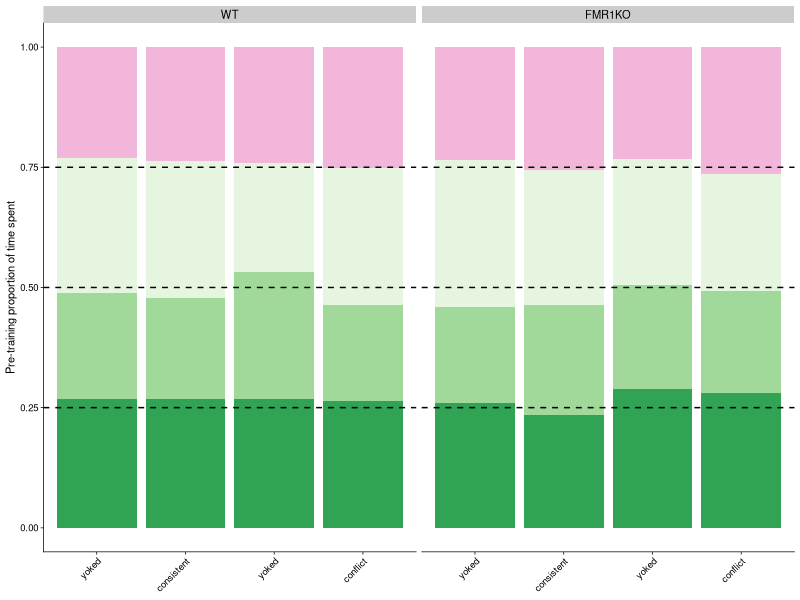
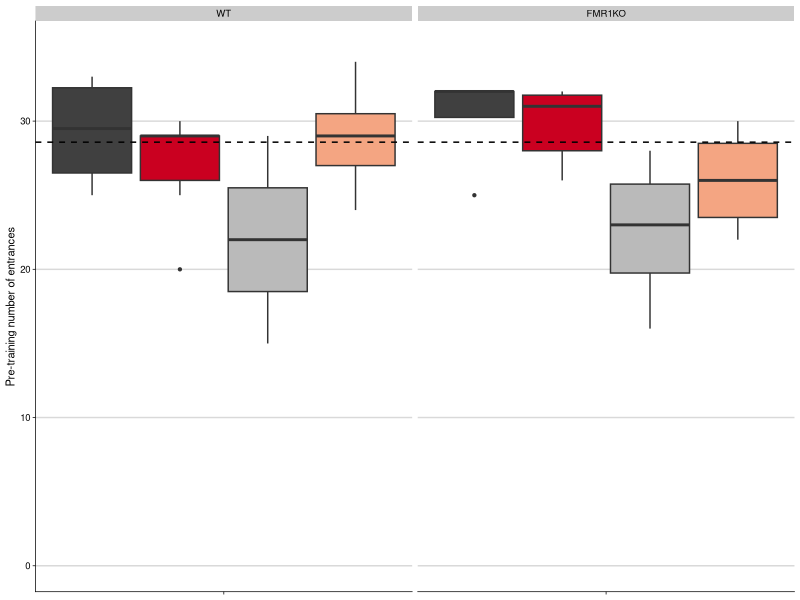
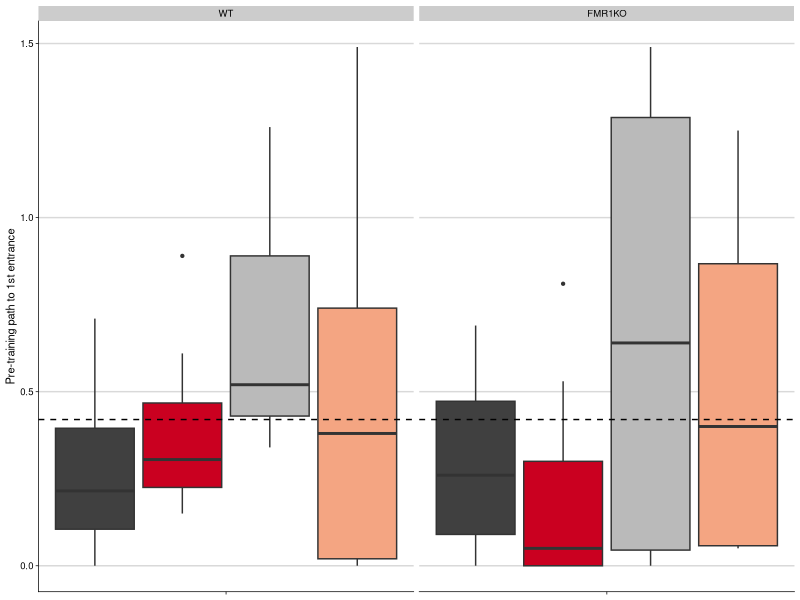
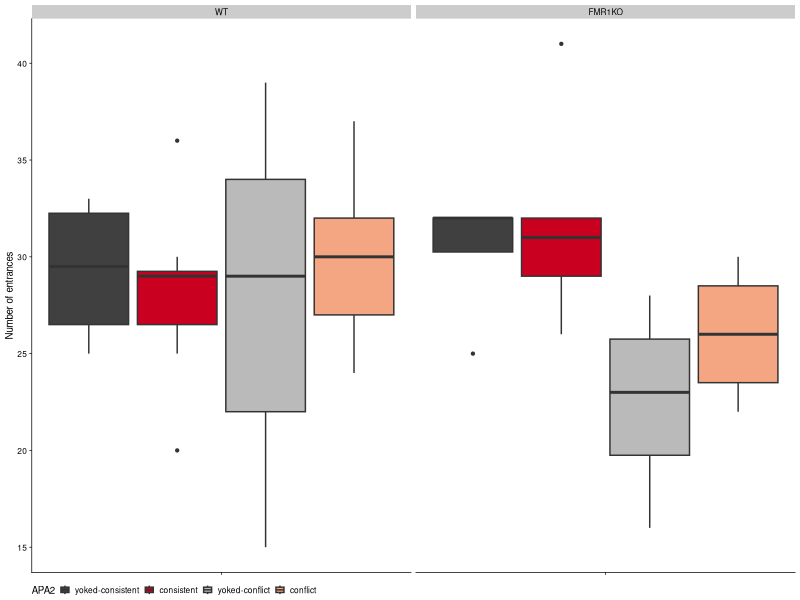
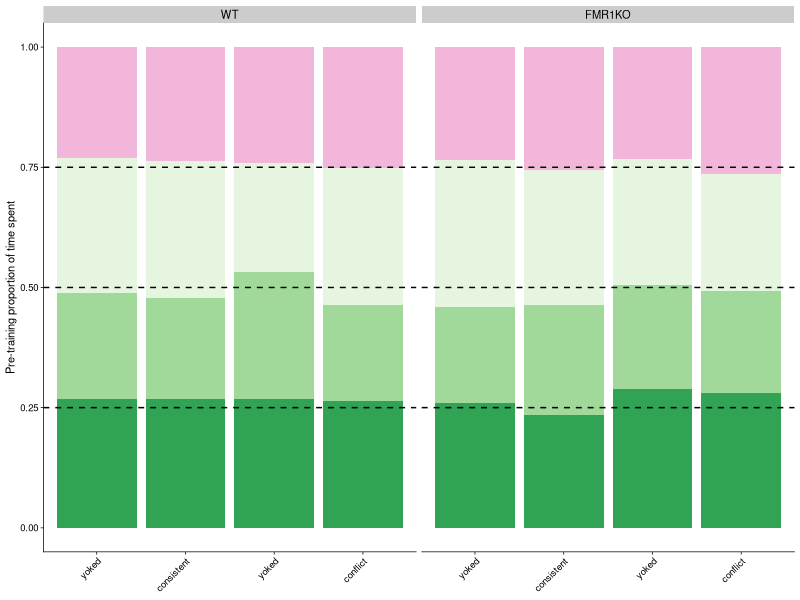
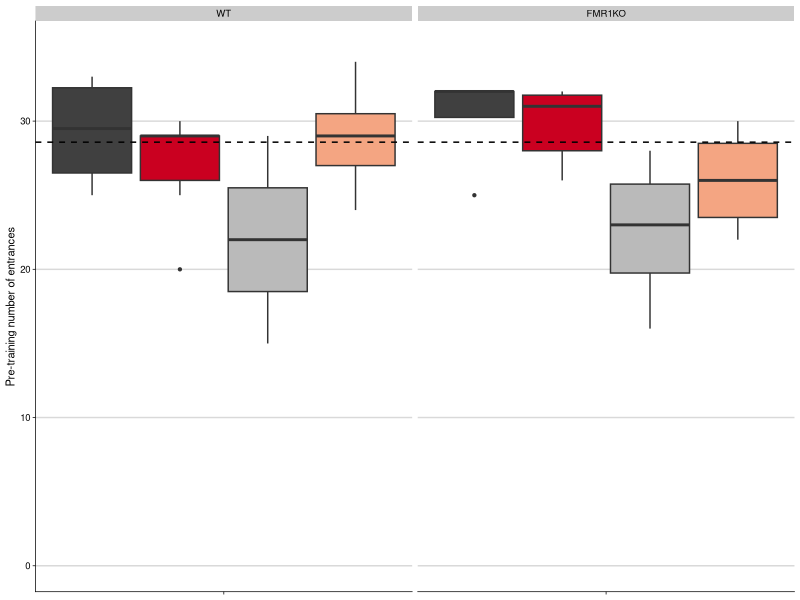
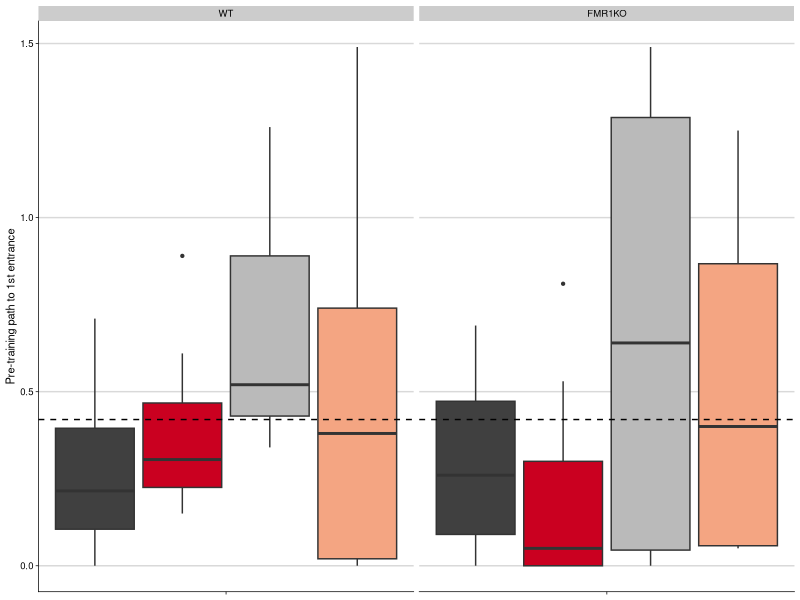
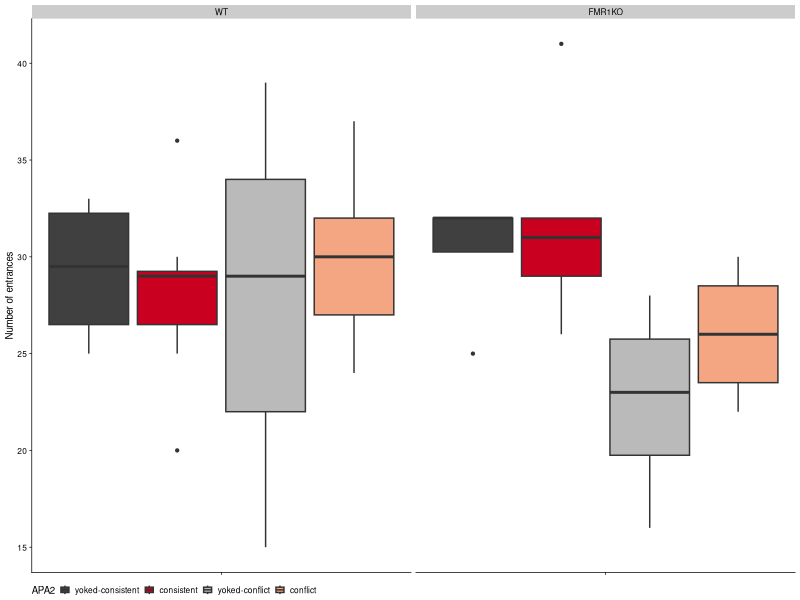

Source code (R) for these figures, in order:
## ---- chunk 1
library(dplyr) # for subsetting data 
library(car) # for fancy ANOVA
library(ggplot2) # for plotting
library(cowplot) # for "easier"" ggplot themes

knitr::opts_chunk$set(fig.path = '../figures/01_behavior/')
## ---- chunk 2
behavior <- read.csv("../results/behaviordata.csv", header = T)
behavior$APA2 <- factor(behavior$APA2, levels = c("yoked-consistent","consistent", "yoked-conflict","conflict")) ## relevel then rename factors treatment
behavior$Genotype <- factor(behavior$Genotype, levels = c("WT","FMR1KO")) # relevel genotype

proptime <- read.csv("../results/behaviorproptime.csv", header = T)
proptime$APA2 <- factor(proptime$APA2, levels = c("yoked-consistent","consistent", "yoked-conflict","conflict")) ## relevel then rename factors treatment
proptime$Genotype <- factor(proptime$Genotype, levels = c("WT","FMR1KO")) # relevel genotype
proptime$variable <- factor(proptime$variable, 
          levels = c("pTimeTarget", "pTimeCCW", "pTimeOPP", "pTimeCW"))

## ---- chunk 3
PathNumStats <- behavior  %>% 
  filter(TrainSessionComboNum == "1") 

mean(PathNumStats$pTimeTarget)
mean(PathNumStats$pTimeCCW)
mean(PathNumStats$pTimeOPP)
mean(PathNumStats$pTimeCW)

## ---- chunk 4
# the name 'timespent3' is a reminant from a previous order of figures
timespent3 <- proptime %>%
  filter(TrainSessionComboNum %in% c("1")) %>%
  ggplot(aes(x = APA2, y = value,fill = variable)) + 
    geom_bar(position = "fill",stat = "identity") +
    scale_x_discrete(name=NULL,
                     labels = c("yoked", "consistent", "yoked", "conflict")) +
  facet_wrap(~Genotype, nrow=1) +
  theme_cowplot(font_size = 8, line_size = 0.25) +
  theme(legend.title=element_blank()) +
  theme(legend.position="none") +
  scale_y_continuous(name= "Pre-training proportion of time spent") +
  scale_fill_manual(values = c("#f1b6da", "#e5f5e0" ,"#a1d99b", "#31a354")) + 
  geom_hline(yintercept=c(0.25,0.50, 0.75), color="black" , linetype="dashed") +
  theme(strip.text.x = element_text(size = 8)) +
  theme(axis.text.x = element_text(angle = 45, hjust = 1))
timespent3

pdf(file="../figures/01_behavior/timespent3.pdf", width=2, height=2.25)
plot(timespent3)
dev.off()
## ---- chunk 5
PathNumStats <- behavior  %>% 
  filter(TrainSessionComboNum == "1") 

summary(aov(pTimeTarget ~  APA2 + Genotype, data=PathNumStats))
summary(aov(pTimeOPP ~  APA2 + Genotype, data=PathNumStats))
summary(aov(pTimeCW ~  APA2 + Genotype, data=PathNumStats))
summary(aov(pTimeCCW ~  APA2 + Genotype, data=PathNumStats))

# anova for genotype, training, and the interaction
library(car)
Anova(lm(data = PathNumStats, pTimeTarget ~ Genotype * APA2 ), type = 3)
summary(aov(value ~  APA2 * Genotype + variable, data=proptime))
## ---- chunk 6
colorvalAPA2 <-  c( "#404040","#ca0020", "#bababa", "#f4a582")

num1 <- behavior %>%
    filter(TrainSessionComboNum %in% c("1")) %>% 
  ggplot(aes(x = as.numeric(TrainSessionComboNum), y = NumEntrances, fill=APA2)) +
  geom_boxplot(outlier.size=0.8, lwd=0.5) +
  facet_wrap(~Genotype) +
  scale_fill_manual(values = colorvalAPA2) +  
 scale_x_continuous(name=NULL, 
                       breaks = c(1, 2, 3, 4, 5, 6, 7, 8, 9),
                       labels = NULL) +
    background_grid(major = "y", minor = "none") +
   scale_y_continuous(name = "Pre-training number of entrances",
                     limits = c(0,35)) +
  geom_hline(yintercept=c(28.58), color="black", linetype = "dashed" ) + 
  theme_cowplot(font_size = 8, line_size = 0.25) + 
  theme(legend.position="none") +
    background_grid(major = "y", minor = "none") 
num1

pdf(file="../figures/01_behavior/num1.pdf", width=1.75, height=1.9)
plot(num1)
dev.off()
## ---- chunk 7
path1 <- behavior %>%
    filter(TrainSessionComboNum %in% c("1")) %>% 
  ggplot(aes(x = as.numeric(TrainSessionComboNum), 
             y = Path1stEntr, fill=APA2)) +
  geom_boxplot(outlier.size=0.8, lwd=0.5) +
  facet_wrap(~Genotype) +
  scale_fill_manual(values = colorvalAPA2) +  
 scale_x_continuous(name=NULL, 
                       breaks = c(1, 2, 3, 4, 5, 6, 7, 8, 9),
                       labels = NULL) +
   scale_y_continuous(name = "Pre-training path to 1st entrance") +
    geom_hline(yintercept=c(0.42), color="black" , linetype = "dashed") + 
  theme_cowplot(font_size = 8, line_size = 0.25) + 
  theme(legend.position="none") +
    background_grid(major = "y", minor = "none") 
path1

legend2 <- behavior %>%
    filter(TrainSessionComboNum %in% c("1")) %>% 
  ggplot(aes(x = as.numeric(TrainSessionComboNum), 
             y = NumEntrances, fill=APA2)) +
  geom_boxplot(outlier.size=0.8) +
  facet_wrap(~Genotype) +
  scale_fill_manual(values = colorvalAPA2) + 
    scale_y_continuous(name = "Number of entrances") +
 scale_x_continuous(name=NULL, 
                       breaks = c(1, 2, 3, 4, 5, 6, 7, 8, 9),
                       labels = NULL)  +
  theme_cowplot(font_size = 7, line_size = 0.25) +
  theme(legend.position = "bottom")
legend2

pdf(file="../figures/01_behavior/path1.pdf", width=1.75, height=1.9)
plot(path1)
dev.off()
pdf(file="../figures/01_behavior/legend2.pdf", width=4, height=2)
plot(legend2)
dev.off()
## ---- chunk 8
summary(aov(NumEntrances ~  APA2 * Genotype, data=PathNumStats))
summary(aov(Path1stEntr~  APA2 * Genotype, data=PathNumStats))
mean(PathNumStats$NumEntrances)
mean(PathNumStats$Path1stEntr)
